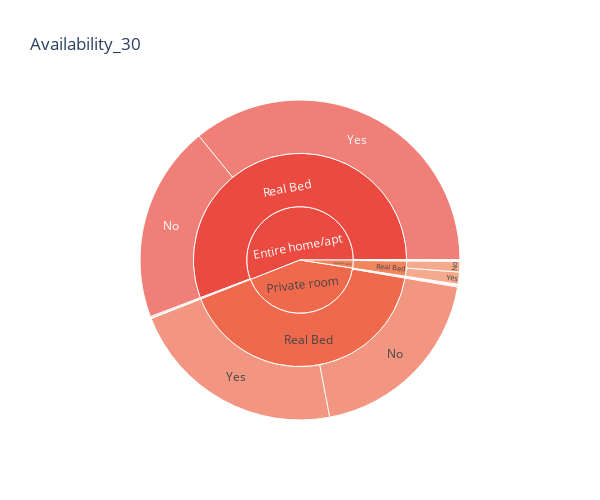

Here is the notebook cell this chart was saved with:
### Code cell
df_a_sunb_30= px.sunburst(df2, path=["room_type","bed_type","is_location_exact"], values="availability_30",width=600,height=500,title="Availability_30",color_discrete_sequence=px.colors.sequential.Peach_r)
df_a_sunb_30

### Figure 1 — Plotly figure (JSON) as saved in the notebook; plotly's stock layout.template omitted (floating-point values rounded to 4 significant figures)
{"data": [{"branchvalues": "total", "domain": {"x": [0, 1], "y": [0, 1]}, "hovertemplate": "labels=%{label}<br>availability_30=%{value}<br>parent=%{parent}<br>id=%{id}<extra></extra>", "ids": ["Entire home/apt/Airbed/No", "Private room/Couch/No", "Shared room/Couch/No", "Entire home/apt/Futon/No", "Private room/Futon/No", "Shared room/Futon/No", "Entire home/apt/Pull-out Sofa/No", "Private room/Pull-out Sofa/No", "Entire home/apt/Real Bed/No", "Private room/Real Bed/No", "Shared room/Real Bed/No", "Entire home/apt/Airbed/Yes", "Private room/Airbed/Yes", "Entire home/apt/Couch/Yes", "Private room/Couch/Yes", "Shared room/Couch/Yes", "Entire home/apt/Futon/Yes", "Private room/Futon/Yes", "Entire home/apt/Pull-out Sofa/Yes", "Private room/Pull-out Sofa/Yes", "Shared room/Pull-out Sofa/Yes", "Entire home/apt/Real Bed/Yes", "Private room/Real Bed/Yes", "Shared room/Real Bed/Yes", "Entire home/apt/Airbed", "Private room/Airbed", "Entire home/apt/Couch", "Private room/Couch", "Shared room/Couch", "Entire home/apt/Futon", "Private room/Futon", "Shared room/Futon", "Entire home/apt/Pull-out Sofa", "Private room/Pull-out Sofa", "Shared room/Pull-out Sofa", "Entire home/apt/Real Bed", "Private room/Real Bed", "Shared room/Real Bed", "Entire home/apt", "Private room", "Shared room"], "labels": ["No", "No", "No", "No", "No", "No", "No", "No", "No", "No", "No", "Yes", "Yes", "Yes", "Yes", "Yes", "Yes", "Yes", "Yes", "Yes", "Yes", "Yes", "Yes", "Yes", "Airbed", "Airbed", "Couch", "Couch", "Couch", "Futon", "Futon", "Futon", "Pull-out Sofa", "Pull-out Sofa", "Pull-out Sofa", "Real Bed", "Real Bed", "Real Bed", "Entire home/apt", "Private room", "Shared room"], "name": "", "parents": ["Entire home/apt/Airbed", "Private room/Couch", "Shared room/Couch", "Entire home/apt/Futon", "Private room/Futon", "Shared room/Futon", "Entire home/apt/Pull-out Sofa", "Private room/Pull-out Sofa", "Entire home/apt/Real Bed", "Private room/Real Bed", "Shared room/Real Bed", "Entire home/apt/Airbed", "Private room/Airbed", "Entire home/apt/Couch", "Private room/Couch", "Shared room/Couch", "Entire home/apt/Futon", "Private room/Futon", "Entire home/apt/Pull-out Sofa", "Private room/Pull-out Sofa", "Shared room/Pull-out Sofa", "Entire home/apt/Real Bed", "Private room/Real Bed", "Shared room/Real Bed", "Entire home/apt", "Private room", "Entire home/apt", "Private room", "Shared room", "Entire home/apt", "Private room", "Shared room", "Entire home/apt", "Private room", "Shared room", "Entire home/apt", "Private room", "Shared room", "", "", ""], "type": "sunburst", "values": [0, 27, 0, 0, 30, 30, 32, 33, 13046, 12680, 701, 2, 0, 0, 0, 0, 22, 22, 86, 70, 59, 23553, 14443, 803, 2, 0, 0, 27, 0, 22, 52, 30, 118, 103, 59, 36599, 27123, 1504, 36741, 27305, 1593]}], "layout": {"height": 500, "legend": {"tracegroupgap": 0}, "sunburstcolorway": ["rgb(235, 74, 64)", "rgb(239, 106, 76)", "rgb(242, 133, 93)", "rgb(245, 158, 114)", "rgb(248, 181, 139)", "rgb(250, 203, 166)", "rgb(253, 224, 197)"], "title": {"text": "Availability_30"}, "width": 600}}
